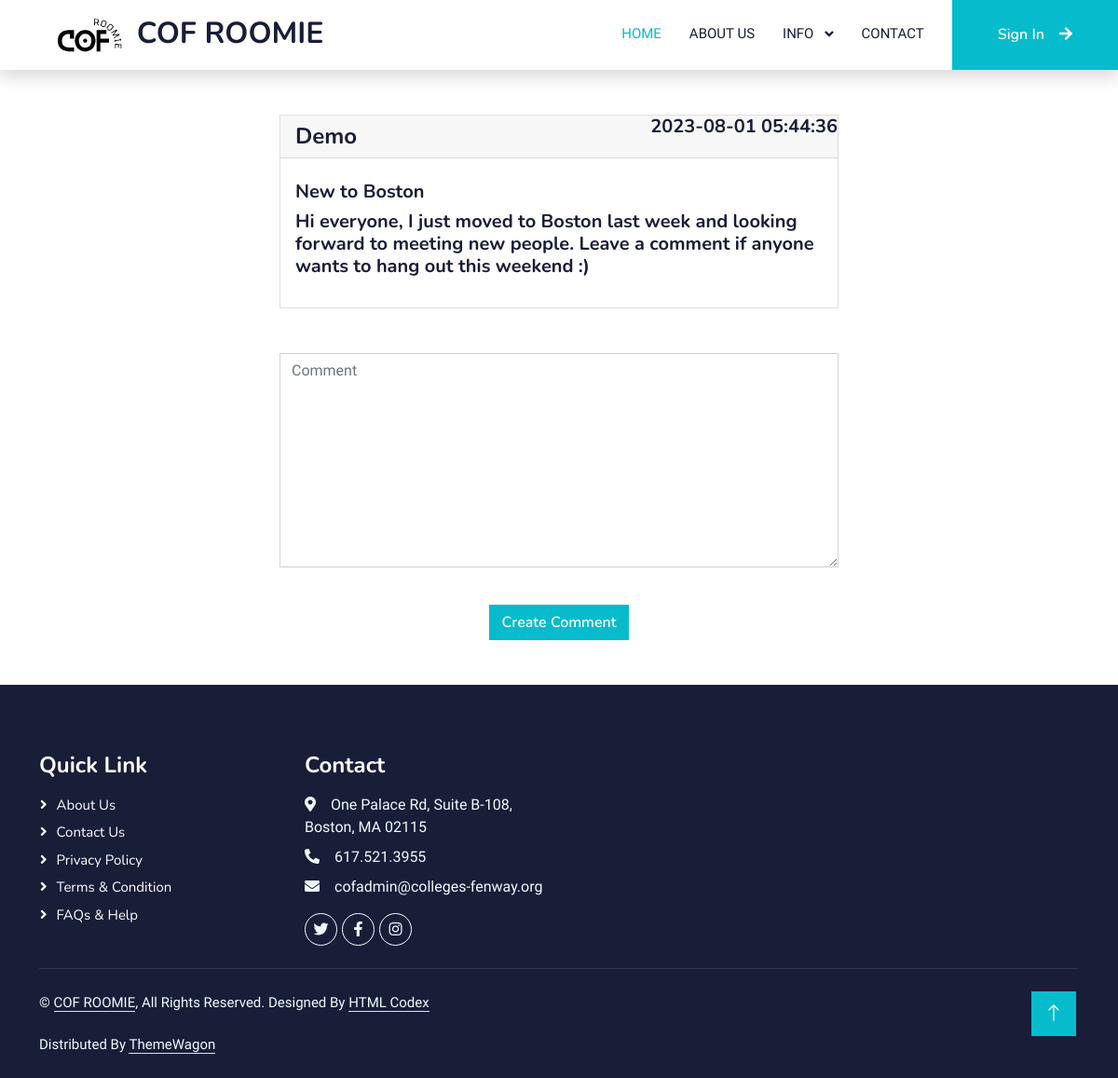
Page /show_post.php?id=49 on the committed database.
### tables this page shows
CREATE TABLE `user_post` (
  `id` int(3) NOT NULL,
  `title` varchar(255) NOT NULL,
  `body` text NOT NULL,
  `username` varchar(255) NOT NULL,
  `created_dt` timestamp NOT NULL DEFAULT current_timestamp()
);

### show_post.php (the view, shortened to what this page needs)
<?php require "includes/header.php"; ?>
<?php
require "config.php";
?>
<?php
if (isset($_GET['id'])) {
    $id = $_GET['id'];
    $singlePost = $conn->query("SELECT * FROM user_post WHERE id = '$id'");
    $singlePost->execute();
    $posts = $singlePost->fetch(PDO::FETCH_OBJ);
}
?>
<div class="form-signin w-50 m-auto mt-5">
    <div class="card">
        <h4 class="card-header">
            <?php echo $posts->username; ?>
            <h5><span class="position-absolute top-0 end-0 text-center">
                    <?php echo $posts->created_dt; ?>
                </span></h5>
        </h4>
        <div class="card-body">
            <h5 class="card-title">
                <?php echo $posts->title; ?>
                <h5>
                    <p class="card-text">
                        <?php echo $posts->body; ?>
        </div>
    </div>
</div>
<div class="form-signin w-50 m-auto mt-5 ">
    <form method="POST" id="comment_data">
        <div>
            <textarea rows="9" name="comment" class="form-control" aria-labelledby="passwordHelpBlock"
                placeholder="Comment" id="comment"></textarea>
        </div>
        <div class="text-center  mt-2 pt-2">
            <button name="submit" type="submit" class="btn btn-primary">Create Comment</button>
        </div>
    </form>
</div>
<?php require "includes/footer.php"; ?>

### css/custom.css (style rules this page uses)
:root { --primary: #06BBCC; --light: #F0FBFC; --dark: #181d38; }
.btn { font-family: 'Nunito', sans-serif; font-weight: 600; transition: .5s; }
.btn.btn-primary, .btn.btn-secondary { color: #FFFFFF; }

### rows in the picture
user_post: username "Demo", created_dt "2023-08-01 05:44:36", title "New to Boston", body "Hi everyone, I just moved to Boston last week and looking forward to meeting new people. Leave a comment if anyone wants to hang out this weekend :)"
